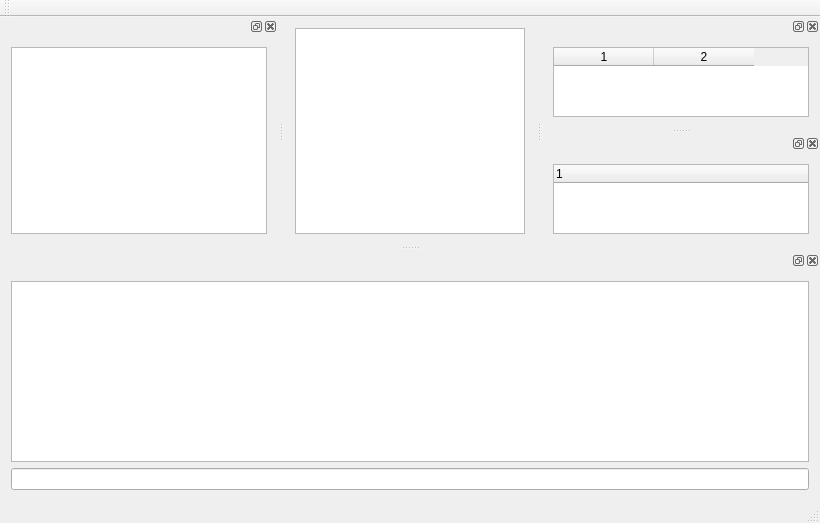
<?xml version="1.0" encoding="UTF-8"?>
<ui version="4.0">
 <class>MainWindow</class>
 <widget class="QMainWindow" name="MainWindow">
  <property name="geometry">
   <rect>
    <x>0</x>
    <y>0</y>
    <width>820</width>
    <height>523</height>
   </rect>
  </property>
  <property name="windowTitle">
   <string>MainWindow</string>
  </property>
  <widget class="QWidget" name="centralWidget">
   <property name="layoutDirection">
    <enum>Qt::LeftToRight</enum>
   </property>
   <property name="autoFillBackground">
    <bool>false</bool>
   </property>
   <layout class="QHBoxLayout" name="horizontalLayout_2">
    <item>
     <widget class="QTextBrowser" name="textBrowser">
      <property name="sizePolicy">
       <sizepolicy hsizetype="Expanding" vsizetype="Expanding">
        <horstretch>0</horstretch>
        <verstretch>0</verstretch>
       </sizepolicy>
      </property>
      <property name="contextMenuPolicy">
       <enum>Qt::CustomContextMenu</enum>
      </property>
     </widget>
    </item>
   </layout>
  </widget>
  <widget class="QMenuBar" name="menuBar">
   <property name="geometry">
    <rect>
     <x>0</x>
     <y>0</y>
     <width>820</width>
     <height>29</height>
    </rect>
   </property>
  </widget>
  <widget class="QToolBar" name="mainToolBar">
   <attribute name="toolBarArea">
    <enum>TopToolBarArea</enum>
   </attribute>
   <attribute name="toolBarBreak">
    <bool>false</bool>
   </attribute>
  </widget>
  <widget class="QStatusBar" name="statusBar"/>
  <widget class="QDockWidget" name="dockWidget">
   <attribute name="dockWidgetArea">
    <number>1</number>
   </attribute>
   <widget class="QWidget" name="dockWidgetContents">
    <layout class="QHBoxLayout" name="horizontalLayout">
     <item>
      <widget class="QListWidget" name="scriptList">
       <property name="sizePolicy">
        <sizepolicy hsizetype="Expanding" vsizetype="Expanding">
         <horstretch>0</horstretch>
         <verstretch>0</verstretch>
        </sizepolicy>
       </property>
      </widget>
     </item>
    </layout>
   </widget>
  </widget>
  <widget class="QDockWidget" name="dockWidget_2">
   <attribute name="dockWidgetArea">
    <number>8</number>
   </attribute>
   <widget class="QWidget" name="dockWidgetContents_2">
    <layout class="QVBoxLayout" name="verticalLayout">
     <item>
      <widget class="QPlainTextEdit" name="immediateOutput">
       <property name="readOnly">
        <bool>true</bool>
       </property>
      </widget>
     </item>
     <item>
      <widget class="QLineEdit" name="immediateInput"/>
     </item>
    </layout>
   </widget>
  </widget>
  <widget class="QDockWidget" name="dockWidget_3">
   <attribute name="dockWidgetArea">
    <number>2</number>
   </attribute>
   <widget class="QWidget" name="dockWidgetContents_3">
    <layout class="QHBoxLayout" name="horizontalLayout_3">
     <item>
      <widget class="QTableWidget" name="watchpointValueTable">
       <property name="columnCount">
        <number>2</number>
       </property>
       <column/>
       <column/>
      </widget>
     </item>
    </layout>
   </widget>
  </widget>
  <widget class="QDockWidget" name="dockWidget_5">
   <attribute name="dockWidgetArea">
    <number>2</number>
   </attribute>
   <widget class="QWidget" name="dockWidgetContents_5">
    <layout class="QVBoxLayout" name="verticalLayout_2">
     <item>
      <widget class="QTreeWidget" name="watchpointTree">
       <column>
        <property name="text">
         <string notr="true">1</string>
        </property>
       </column>
      </widget>
     </item>
    </layout>
   </widget>
  </widget>
  <action name="actionAddWatchpoint">
   <property name="text">
    <string>add watchpoint</string>
   </property>
  </action>
  <action name="actionHistoryBack">
   <property name="text">
    <string>history back</string>
   </property>
   <property name="shortcut">
    <string>Ctrl+R</string>
   </property>
   <property name="autoRepeat">
    <bool>false</bool>
   </property>
  </action>
 </widget>
 <layoutdefault spacing="6" margin="11"/>
 <resources/>
 <connections/>
</ui>
